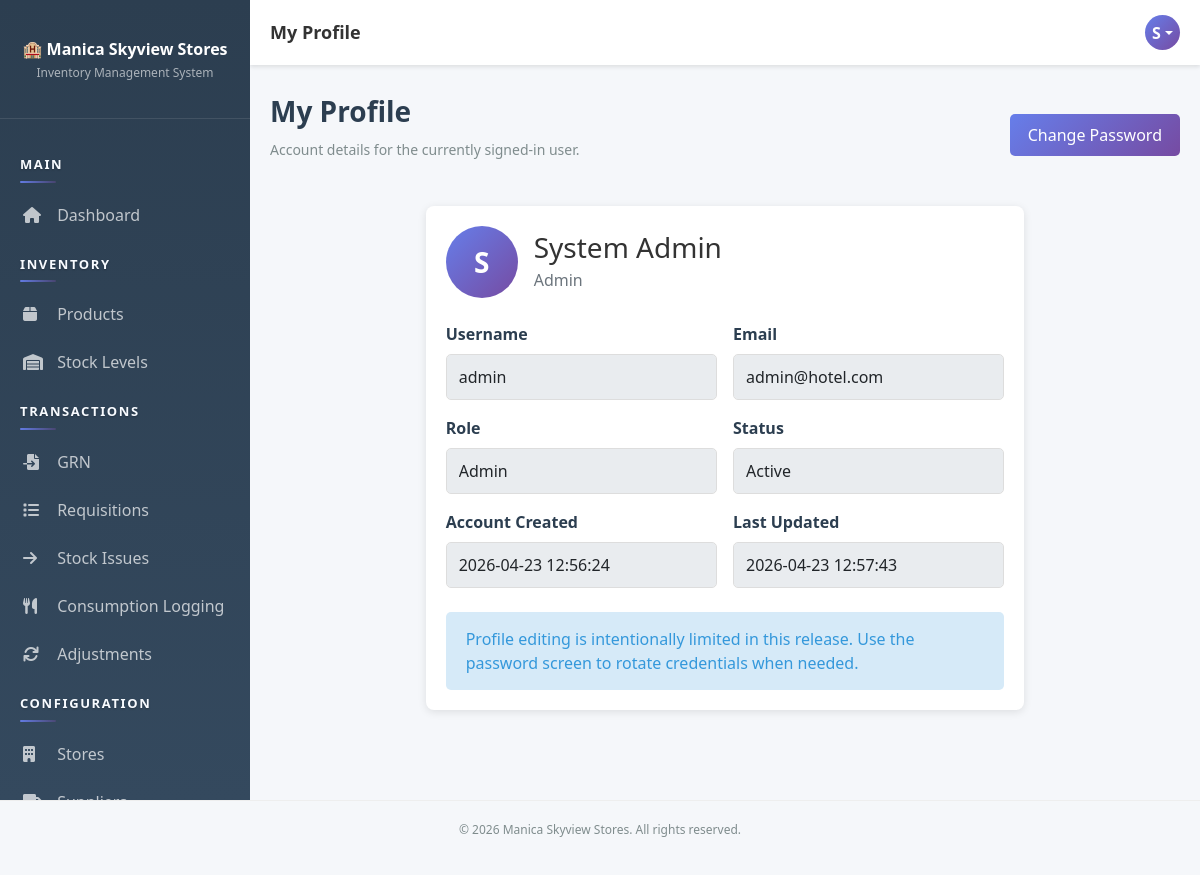
Page /pages/profile.php (signed in) on the earlier database version.
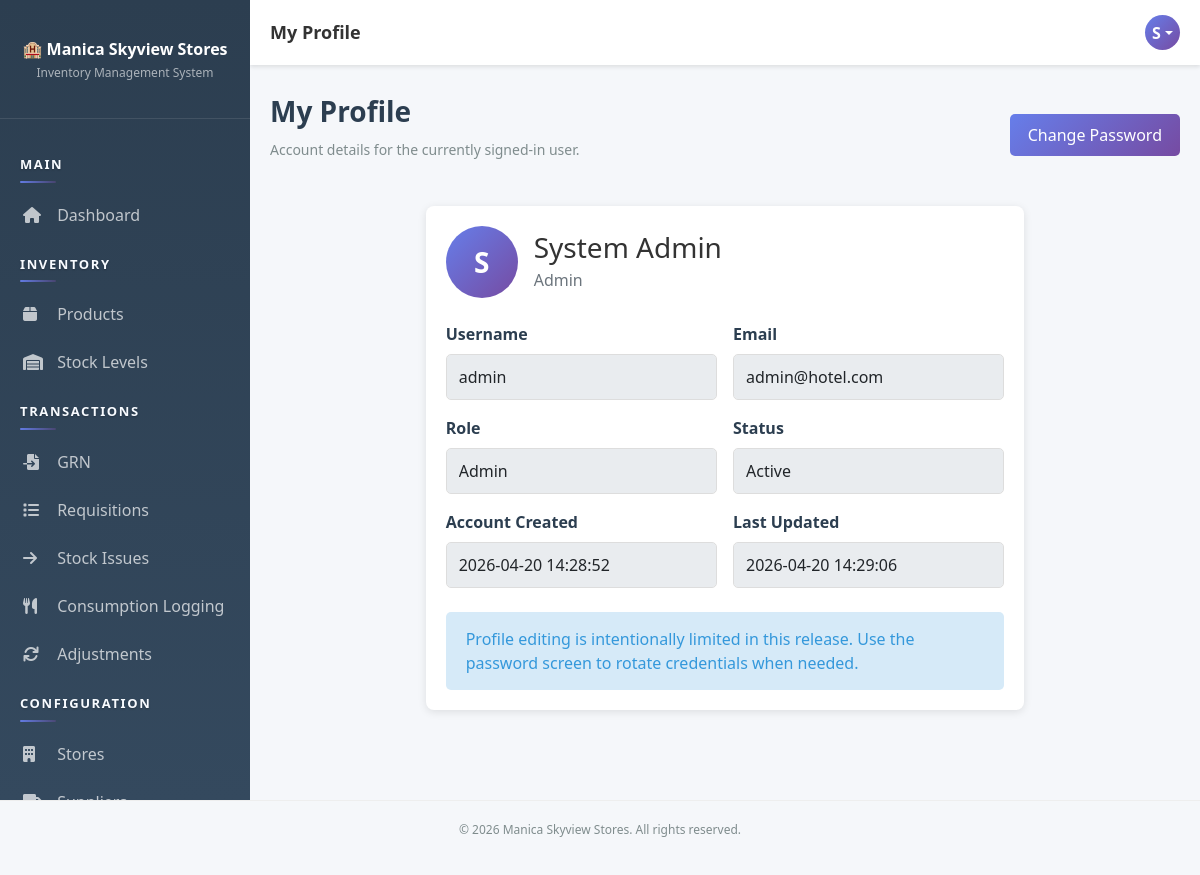
Same page on the later database version.
### tables this page shows
CREATE TABLE `users` (
  `user_id` int(11) NOT NULL AUTO_INCREMENT,
  `username` varchar(50) NOT NULL,
  `email` varchar(100) NOT NULL,
  `password` varchar(255) NOT NULL,
  `full_name` varchar(100) NOT NULL,
  `role_id` int(11) NOT NULL,
  `status` enum('active','inactive') DEFAULT 'active',
  `created_at` timestamp NOT NULL DEFAULT current_timestamp(),
  `updated_at` timestamp NOT NULL DEFAULT current_timestamp() ON UPDATE current_timestamp(),
  PRIMARY KEY (`user_id`),
  UNIQUE KEY `username` (`username`),
  UNIQUE KEY `email` (`email`),
  KEY `role_id` (`role_id`),
  CONSTRAINT `users_ibfk_1` FOREIGN KEY (`role_id`) REFERENCES `roles` (`role_id`)
);

CREATE TABLE `roles` (
  `role_id` int(11) NOT NULL AUTO_INCREMENT,
  `role_name` varchar(50) NOT NULL,
  `description` text DEFAULT NULL,
  `created_at` timestamp NOT NULL DEFAULT current_timestamp(),
  PRIMARY KEY (`role_id`),
  UNIQUE KEY `role_name` (`role_name`)
);

### app/bootstrap.php (called while the page is built, shortened)
<?php
function isAuthenticated() {
    $auth = new Auth();
    return $auth->isLoggedIn() && $auth->checkSessionTimeout();
}
function getCurrentUser() {
    if (isAuthenticated()) {
        $db = Database::getInstance()->getConnection();
        $userId = $_SESSION['user_id'];
        $sql = "SELECT u.*, r.role_name FROM users u
                JOIN roles r ON u.role_id = r.role_id
                WHERE u.user_id = ?";
        $stmt = $db->prepare($sql);
        $stmt->bind_param('i', $userId);
        $stmt->execute();
        return $stmt->get_result()->fetch_assoc();
    }
    return null;
}

### app/helpers/Database.php (called while the page is built, shortened)
<?php
class Database {
    private static $instance = null;
    private $connection = null;
    private function __construct() {
        try {
            $this->connection = new mysqli(DB_HOST, DB_USER, DB_PASS, DB_NAME);
            $this->connection->set_charset('utf8mb4');
        } catch (Exception $e) {
            die('Error: ' . $e->getMessage());
        }
    }
    public static function getInstance() {
        if (self::$instance === null) {
            self::$instance = new Database();
        }
        return self::$instance;
    }
    public function getConnection() {
        return $this->connection;
    }
}

### app/helpers/Auth.php (called while the page is built, shortened)
<?php
class Auth {
    public function __construct() {
        $this->db = Database::getInstance()->getConnection();
    }
    private function ensurePasswordResetTable() {
        $sql = "CREATE TABLE IF NOT EXISTS password_reset_tokens (
            token_id INT PRIMARY KEY AUTO_INCREMENT,
            user_id INT NOT NULL,
            token_hash VARCHAR(64) NOT NULL,
            expires_at DATETIME NOT NULL,
            used_at DATETIME NULL,
            created_at TIMESTAMP DEFAULT CURRENT_TIMESTAMP,
            FOREIGN KEY (user_id) REFERENCES users(user_id) ON DELETE CASCADE,
            INDEX idx_reset_token_hash (token_hash),
            INDEX idx_reset_token_user (user_id),
            INDEX idx_reset_token_expires (expires_at)
        )";
    }
    public function isLoggedIn() {
        return isset($_SESSION['user_id']);
    }
    public function checkSessionTimeout() {
        return true;
    }
}

### pages/profile.php (the view, shortened to what the changed rows need)
<?php
require_once __DIR__ . '/../app/bootstrap.php';
include __DIR__ . '/../app/views/layout-header.php';
?>
<div class="page-header d-flex justify-content-between align-items-center flex-wrap gap-3">
    <div>
        <h1>My Profile</h1>
    </div>
</div>
<div class="row justify-content-center">
    <div class="col-lg-8">
        <div class="card">
            <div class="card-body">
                <div class="d-flex align-items-center gap-3 mb-4">
                    <div class="user-avatar" style="width: 72px; height: 72px; font-size: 28px;">
                        <?php echo strtoupper(substr($user['full_name'] ?? 'U', 0, 1)); ?>
                    </div>
                    <div>
                        <h3 class="mb-1"><?php echo htmlspecialchars($user['full_name'] ?? 'User'); ?></h3>
                        <div class="text-muted"><?php echo htmlspecialchars($user['role_name'] ?? 'User'); ?></div>
                    </div>
                </div>
                <div class="row g-3">
                    <div class="col-md-6">
                        <label class="form-label">Username</label>
                        <input type="text" class="form-control" value="<?php echo htmlspecialchars($user['username'] ?? ''); ?>" readonly>
                    </div>
                    <div class="col-md-6">
                        <label class="form-label">Email</label>
                        <input type="email" class="form-control" value="<?php echo htmlspecialchars($user['email'] ?? ''); ?>" readonly>
                    </div>
                    <div class="col-md-6">
                        <label class="form-label">Role</label>
                        <input type="text" class="form-control" value="<?php echo htmlspecialchars($user['role_name'] ?? ''); ?>" readonly>
                    </div>
                    <div class="col-md-6">
                        <label class="form-label">Status</label>
                        <input type="text" class="form-control" value="<?php echo htmlspecialchars(ucfirst($user['status'] ?? '')); ?>" readonly>
                    </div>
                    <div class="col-md-6">
                        <label class="form-label">Account Created</label>
                        <input type="text" class="form-control" value="<?php echo htmlspecialchars($user['created_at'] ?? 'N/A'); ?>" readonly>
                    </div>
                    <div class="col-md-6">
                        <label class="form-label">Last Updated</label>
                        <input type="text" class="form-control" value="<?php echo htmlspecialchars($user['updated_at'] ?? 'N/A'); ?>" readonly>
                    </div>
                </div>
            </div>
        </div>
    </div>
</div>
<?php include __DIR__ . '/../app/views/layout-footer.php'; ?>

### app/views/layout-header.php (shortened to what the changed rows need)
<!DOCTYPE html>
<html lang="en">
<head>
    <link href="https://cdn.jsdelivr.net/npm/bootstrap@5.1.3/dist/css/bootstrap.min.css" rel="stylesheet">
    <link rel="stylesheet" href="https://cdnjs.cloudflare.com/ajax/libs/font-awesome/6.0.0/css/all.min.css">
    <link href="<?php echo SITE_URL; ?>public/css/style.css" rel="stylesheet">
</head>
<body>
    <div class="topbar">
        <div class="topbar-right">
            <div class="user-profile dropdown">
                <div class="user-avatar dropdown-toggle" role="button" data-bs-toggle="dropdown" aria-expanded="false">
                    <?php
                    $user = getCurrentUser();
                    if ($user) {
                        echo strtoupper(substr($user['full_name'], 0, 1));
                    }
                    ?>
                </div>
            </div>
        </div>
    </div>
    <div class="main-content">

Differences in the rows shown:
changed users "System Admin": created_at "2026-04-23 12:56:24" → "2026-04-20 14:28:52"; updated_at "2026-04-23 12:57:43" → "2026-04-20 14:29:06"
